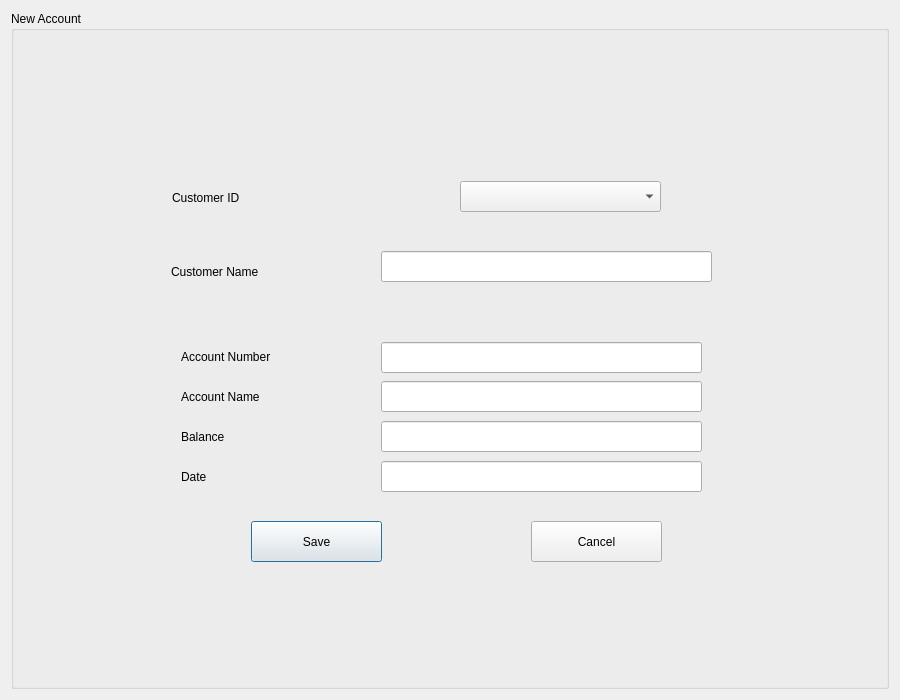
<?xml version="1.0" encoding="UTF-8"?>
<ui version="4.0">
 <class>accountcreate</class>
 <widget class="QDialog" name="accountcreate">
  <property name="geometry">
   <rect>
    <x>0</x>
    <y>0</y>
    <width>900</width>
    <height>700</height>
   </rect>
  </property>
  <property name="minimumSize">
   <size>
    <width>900</width>
    <height>700</height>
   </size>
  </property>
  <property name="maximumSize">
   <size>
    <width>900</width>
    <height>700</height>
   </size>
  </property>
  <property name="windowTitle">
   <string>Create Account</string>
  </property>
  <layout class="QVBoxLayout" name="verticalLayout_2">
   <item>
    <widget class="QGroupBox" name="groupBox">
     <property name="maximumSize">
      <size>
       <width>900</width>
       <height>700</height>
      </size>
     </property>
     <property name="title">
      <string>New Account</string>
     </property>
     <widget class="QPushButton" name="saveButton">
      <property name="geometry">
       <rect>
        <x>240</x>
        <y>510</y>
        <width>131</width>
        <height>41</height>
       </rect>
      </property>
      <property name="text">
       <string>Save</string>
      </property>
     </widget>
     <widget class="QLabel" name="accountNrLabel">
      <property name="geometry">
       <rect>
        <x>170</x>
        <y>330</y>
        <width>151</width>
        <height>31</height>
       </rect>
      </property>
      <property name="text">
       <string>Account Number</string>
      </property>
     </widget>
     <widget class="QLineEdit" name="dateBox">
      <property name="geometry">
       <rect>
        <x>370</x>
        <y>450</y>
        <width>321</width>
        <height>31</height>
       </rect>
      </property>
     </widget>
     <widget class="QLineEdit" name="balanceBox">
      <property name="geometry">
       <rect>
        <x>370</x>
        <y>410</y>
        <width>321</width>
        <height>31</height>
       </rect>
      </property>
     </widget>
     <widget class="QLabel" name="balanceLabel">
      <property name="geometry">
       <rect>
        <x>170</x>
        <y>410</y>
        <width>111</width>
        <height>31</height>
       </rect>
      </property>
      <property name="text">
       <string>Balance</string>
      </property>
     </widget>
     <widget class="QLineEdit" name="accountNameBox">
      <property name="geometry">
       <rect>
        <x>370</x>
        <y>370</y>
        <width>321</width>
        <height>31</height>
       </rect>
      </property>
     </widget>
     <widget class="QComboBox" name="comboAccount">
      <property name="geometry">
       <rect>
        <x>449</x>
        <y>170</y>
        <width>201</width>
        <height>31</height>
       </rect>
      </property>
     </widget>
     <widget class="QPushButton" name="closeButton">
      <property name="geometry">
       <rect>
        <x>520</x>
        <y>510</y>
        <width>131</width>
        <height>41</height>
       </rect>
      </property>
      <property name="text">
       <string>Cancel</string>
      </property>
     </widget>
     <widget class="QLabel" name="accoutNameLabel">
      <property name="geometry">
       <rect>
        <x>170</x>
        <y>370</y>
        <width>131</width>
        <height>31</height>
       </rect>
      </property>
      <property name="text">
       <string>Account Name</string>
      </property>
     </widget>
     <widget class="QLabel" name="ssnLabel">
      <property name="geometry">
       <rect>
        <x>161</x>
        <y>171</y>
        <width>221</width>
        <height>31</height>
       </rect>
      </property>
      <property name="text">
       <string>Customer ID</string>
      </property>
     </widget>
     <widget class="QLabel" name="dateLabel">
      <property name="geometry">
       <rect>
        <x>170</x>
        <y>450</y>
        <width>121</width>
        <height>31</height>
       </rect>
      </property>
      <property name="text">
       <string>Date</string>
      </property>
     </widget>
     <widget class="QLabel" name="customerNameLabel">
      <property name="geometry">
       <rect>
        <x>160</x>
        <y>240</y>
        <width>181</width>
        <height>41</height>
       </rect>
      </property>
      <property name="text">
       <string>Customer Name</string>
      </property>
     </widget>
     <widget class="QLineEdit" name="nameBox">
      <property name="geometry">
       <rect>
        <x>370</x>
        <y>240</y>
        <width>331</width>
        <height>31</height>
       </rect>
      </property>
     </widget>
     <widget class="QLineEdit" name="accounNrBox">
      <property name="geometry">
       <rect>
        <x>370</x>
        <y>331</y>
        <width>321</width>
        <height>31</height>
       </rect>
      </property>
     </widget>
    </widget>
   </item>
  </layout>
 </widget>
 <resources/>
 <connections/>
</ui>
